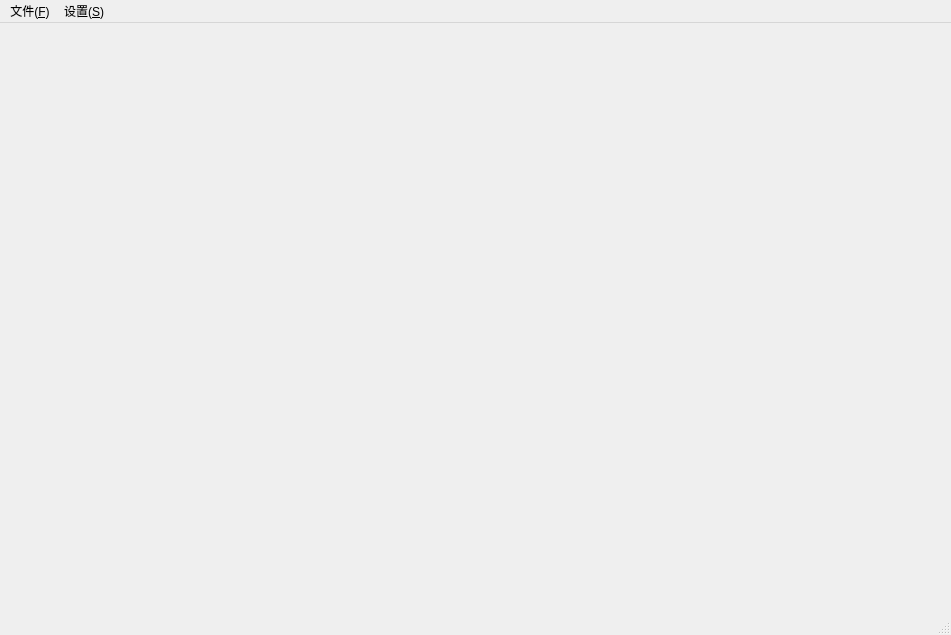
<?xml version="1.0" encoding="UTF-8"?>
<ui version="4.0">
 <class>MainWindow</class>
 <widget class="QMainWindow" name="MainWindow">
  <property name="geometry">
   <rect>
    <x>0</x>
    <y>0</y>
    <width>951</width>
    <height>635</height>
   </rect>
  </property>
  <property name="windowTitle">
   <string>MainWindow</string>
  </property>
  <widget class="QWidget" name="centralwidget">
   <layout class="QHBoxLayout" name="horizontalLayout_2">
    <item>
     <layout class="QHBoxLayout" name="horizontalLayout" stretch="1,4">
      <item>
       <layout class="QVBoxLayout" name="proLayout"/>
      </item>
      <item>
       <layout class="QVBoxLayout" name="picLayout"/>
      </item>
     </layout>
    </item>
   </layout>
  </widget>
  <widget class="QMenuBar" name="menubar">
   <property name="geometry">
    <rect>
     <x>0</x>
     <y>0</y>
     <width>951</width>
     <height>20</height>
    </rect>
   </property>
   <widget class="QMenu" name="menu_file">
    <property name="title">
     <string>文件(&amp;F)</string>
    </property>
   </widget>
   <widget class="QMenu" name="menu_setting">
    <property name="title">
     <string>设置(&amp;S)</string>
    </property>
   </widget>
   <addaction name="menu_file"/>
   <addaction name="menu_setting"/>
  </widget>
  <widget class="QStatusBar" name="statusbar"/>
  <action name="act_create_pro">
   <property name="icon">
    <iconset resource="res.qrc">
     <normaloff>:/res/icon/createpro.png</normaloff>:/res/icon/createpro.png</iconset>
   </property>
   <property name="text">
    <string>创建项目</string>
   </property>
   <property name="shortcut">
    <string>Ctrl+N</string>
   </property>
   <property name="menuRole">
    <enum>QAction::NoRole</enum>
   </property>
  </action>
  <action name="act_open_pro">
   <property name="icon">
    <iconset resource="res.qrc">
     <normaloff>:/res/icon/openpro.png</normaloff>:/res/icon/openpro.png</iconset>
   </property>
   <property name="text">
    <string>打开项目</string>
   </property>
   <property name="shortcut">
    <string>Ctrl+O</string>
   </property>
   <property name="menuRole">
    <enum>QAction::NoRole</enum>
   </property>
  </action>
  <action name="act_music">
   <property name="icon">
    <iconset resource="res.qrc">
     <normaloff>:/res/icon/music.png</normaloff>:/res/icon/music.png</iconset>
   </property>
   <property name="text">
    <string>背景音乐</string>
   </property>
   <property name="shortcut">
    <string>Ctrl+M</string>
   </property>
   <property name="menuRole">
    <enum>QAction::NoRole</enum>
   </property>
  </action>
 </widget>
 <resources>
  <include location="res.qrc"/>
 </resources>
 <connections/>
</ui>
